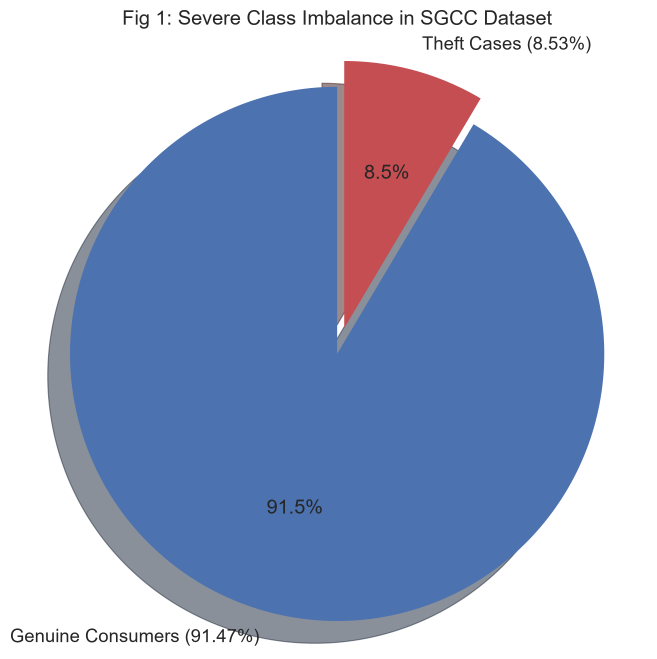
#> input picture paper_graphs/fig1_class_imbalance.png, 1971 x 1977 px (shown at 1/3 size)
$ python create_pdf.py
#> lines starting #> are read from the running program, lines starting #| are printed output that depends on the picture
from PIL import Image, ImageDraw, ImageFont
import os

prompt_text = """Please rewrite my draft research paper into a final, highly technical IEEE-format publication. Use the
attached sample paper (Kawoosa et al.) as a structural guide, but strictly use MY project data, methodology,
and results provided below.

CRITICAL FORMATTING INSTRUCTIONS:
1. IEEE Format: Use strict IEEE structure (two-column layout assumption, Roman numerals for main headings:
   I. INTRODUCTION, II. LITERATURE REVIEW, III. METHODOLOGY, IV. RESULTS, V. CONCLUSION).
2. Formulas: You MUST include LaTeX mathematical derivations for SMOTE, Soft Voting Ensemble, Accuracy,
   Precision, Recall, F1-Score, and AUC-ROC in their respective sections.
3. Figure Placeholders: Throughout the text, you MUST insert explicit placeholders (e.g., [INSERT FIG 1:
   CLASS IMBALANCE PIE CHART HERE]) exactly where the 10 images should go, accompanied by a formal
   IEEE-style figure caption.

### MY PROJECT FACT SHEET & FIGURE MAPPING

I. INTRODUCTION & II. LITERATURE REVIEW
* Context: SGCC dataset, severe NTL losses.
* Contribution: A 5-model Soft Voting Ensemble paired with a deployable Microservice architecture (React,
  Node.js, FastAPI) and a custom 8-measure heuristic explainability engine.

III. METHODOLOGY
* A. Dataset: 42,372 consumers, 1,034 days, 8.53% theft rate. -> [INSERT FIG 1 HERE]
* B. Data Pre-processing & Imbalance: Add mathematical derivation for SMOTE oversampling here. Mention
  Cost-Sensitive learning and PR-curve threshold optimization. We did NOT use artificial attacks. -> [INSERT FIG 2 HERE]
* C. Feature Engineering: 47 features (Statistical, Temporal, Anomaly, Comparative). -> [INSERT FIG 3 HERE]
* D. Model Paradigms: Briefly define RF, XGBoost, DNN, Isolation Forest, and LSTM mathematically.
* E. Ensemble Strategy (Core Contribution): Add the mathematical derivation for Soft Voting here.
* F. Explainability: Mention SHAP and the custom 8-measure heuristic engine. -> [INSERT FIG 4 HERE]

IV. RESULTS AND DISCUSSION
* Provide the LaTeX formulas for Precision, Recall, F1, and AUC.
* A. Model Performance: Present the exact results table: Random Forest (AUC 0.793), XGBoost (AUC 0.785),
  DNN (AUC 0.786), IsoForest (AUC 0.587), LSTM (AUC 0.746).
* The Winner: Soft Voting Ensemble achieved 89.88% Accuracy, 0.411 Precision, 0.435 Recall, 0.423 F1-Score,
  and 0.809 AUC-ROC. -> [INSERT FIG 6 HERE] & [INSERT FIG 7 HERE]
* B. Cross-Validation Stability: 5-Fold Stratified. RF Mean Acc: 89.13% (+/-1.3%). XGBoost Mean Acc:
  88.95% (+/-0.78%). -> [INSERT FIG 5 HERE]
* C. ROC and PR Curves: Discuss why PR is critical for imbalanced data. -> [INSERT FIG 8] & [INSERT FIG 9]
* D. Confusion Matrix Analysis: For the Ensemble: 7,302 TN, 450 FP, 408 FN, 315 TP. Discuss the trade-off of
  false positives vs field inspection costs. -> [INSERT FIG 10 HERE]

V. CONCLUSION
* Write in the past tense. Summarize the success of the 0.809 AUC-ROC ensemble and the successful
  deployment of the microservice dashboard architecture.
"""

# Create a blank white image for the text
img_text = Image.new('RGB', (900, 1100), color=(255, 255, 255))
#> img_text: PIL image 900x1100 RGB; every value is 255
d = ImageDraw.Draw(img_text)
# We use default font since we don't know what TTF files are installed,
# but we will scale it up manually or just use default.
d.text((20, 20), prompt_text, fill=(0, 0, 0))

images_list = []
graph_dir = "paper_graphs"
order = [
    'fig1_class_imbalance.png',
    'fig2_smote_impact.png',
    'fig3_consumption_profiles.png',
    'fig4_feature_importance.png',
    'fig5_cross_validation.png',
    'model_comparison_bar.png',
    'fig7_radar_chart.png',
    'roc_curves.png',
    'fig6_pr_curves.png',
    'confusion_matrix.png'
]

for img_name in order:
    img_path = os.path.join(graph_dir, img_name)
    if os.path.exists(img_path):
        img = Image.open(img_path).convert('RGB')
        images_list.append(img)

img_text.save("Claude_Master_Prompt_With_Images.pdf", save_all=True, append_images=images_list)
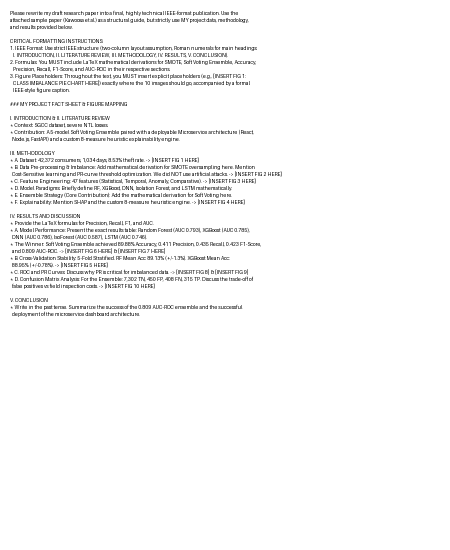
#> saved as Claude_Master_Prompt_With_Images.pdf: PIL image 900x1100 RGB (shown at 1/2 size); min 1, max 255, mean 247.3
print("PDF created successfully!")
